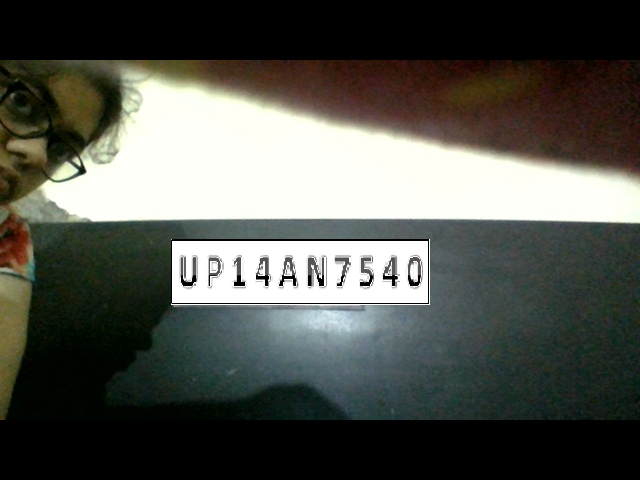
#> input picture test.png, 640 x 480 px, given in place of the camera
$ python DetectPlate.py
#> lines starting #> are read from the running program, lines starting #| are printed output that depends on the picture; after the words box and inside, x2 and y2 are one past the last pixel; in counts of white or black regions, pixels touching at a corner belong together
from skimage.io import imread
from skimage.filters import threshold_otsu
import matplotlib.pyplot as plt

#filename = './video12.mp4'

import cv2
#cap = cv2.VideoCapture(filename)
cap = cv2.VideoCapture(0)
count = 0
while cap.isOpened():
    ret,frame = cap.read()
#> frame is the input picture: shape (480, 640, 3); mean B, G, R 78.8, 85.1, 83.3
    if ret == True:
        cv2.imshow('window-name',frame)
        cv2.imwrite("./output/frame%d.jpg" % count, frame)
        count = count + 1
        if cv2.waitKey(10) & 0xFF == ord('q'):
#> (key q is pressed here)
            break
    else:
        break
cap.release()
cv2.destroyAllWindows()

# car image -> grayscale image -> binary image
#import imutils
car_image = imread("./output/frame%d.jpg"%(count-1), as_gray=True)
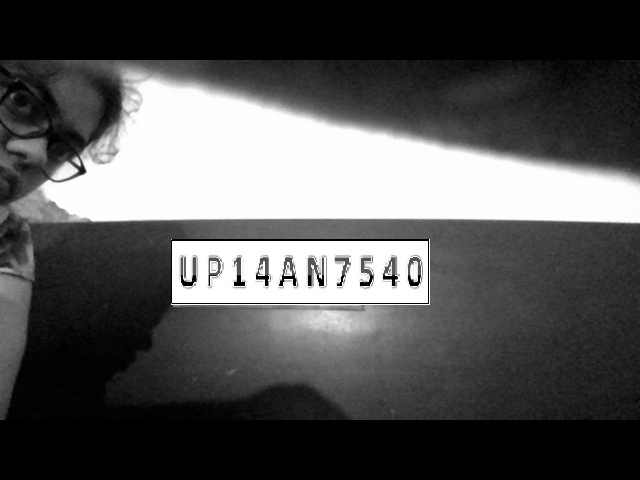
#> car_image: shape (480, 640) float64; min 0, max 1, mean 0.33
#qqqcar_image = imutils.rotate(car_image, 270)
#car_image = imread("car.png", as_gray=True)
# it should be a 2 dimensional array
print(car_image.shape)
#| (480, 640)

# the next line is not compulsory however, a grey scale pixel
# in skimage ranges between 0 & 1. multiplying it with 255
# will make it range between 0 & 255 (something we can relate better with

gray_car_image = car_image * 255
fig, (ax1, ax2) = plt.subplots(1, 2)
ax1.imshow(gray_car_image, cmap="gray")
threshold_value = threshold_otsu(gray_car_image)
#> threshold_value = 138
binary_car_image = gray_car_image > threshold_value
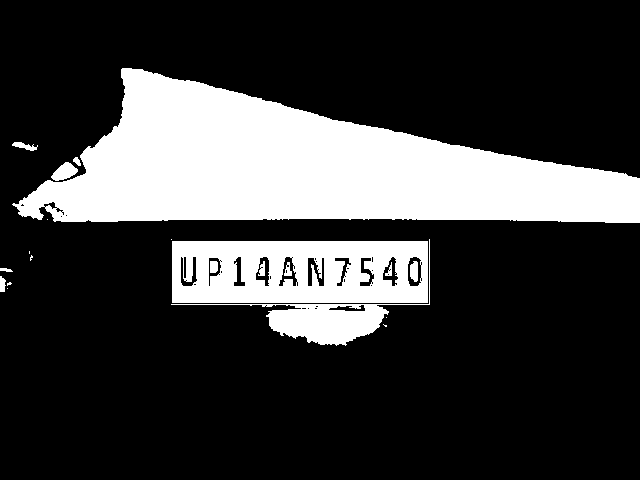
#> binary_car_image: shape (480, 640) bool; 23.7% white; 21 white regions (8 under 20 px), largest, box (x1, y1, x2, y2) and area: (12, 68, 640, 223) 54356, (172, 241, 428, 303) 13609, (171, 239, 430, 346) 3851
# print(binary_car_image)
ax2.imshow(binary_car_image, cmap="gray")
# ax2.imshow(gray_car_image, cmap="gray")
plt.show()
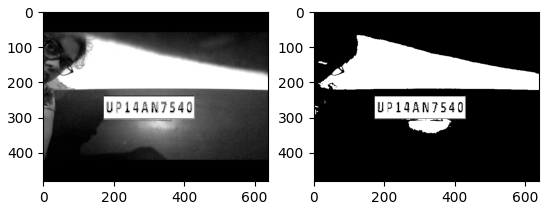
#> figure drawn by matplotlib, 2 panels

# CCA (finding connected regions) of binary image


from skimage import measure
from skimage.measure import regionprops
import matplotlib.pyplot as plt
import matplotlib.patches as patches

# this gets all the connected regions and groups them together
label_image = measure.label(binary_car_image)
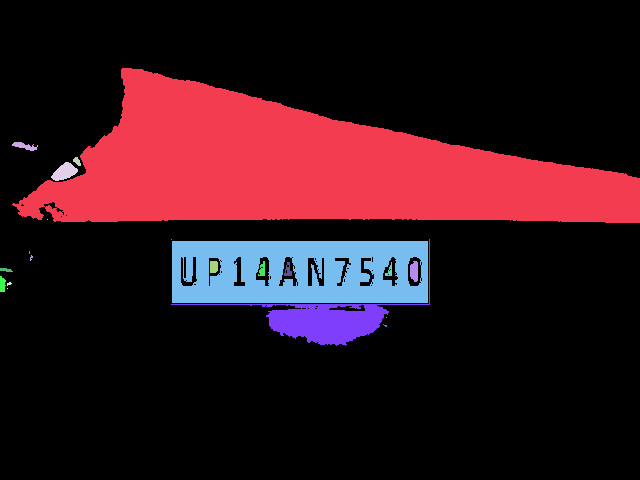
#> label_image: shape (480, 640) int32; 22 distinct labels, from 0 to 21; one colour per label, 0 black


# print(label_image.shape[0]) #width of car img

# getting the maximum width, height and minimum width and height that a license plate can be
plate_dimensions = (0.03*label_image.shape[0], 0.08*label_image.shape[0], 0.15*label_image.shape[1], 0.3*label_image.shape[1])
#> plate_dimensions = (14.4, 38.4, 96, 192)
plate_dimensions2 = (0.08*label_image.shape[0], 0.2*label_image.shape[0], 0.15*label_image.shape[1], 0.4*label_image.shape[1])
#> plate_dimensions2 = (38.4, 96, 96, 256)
min_height, max_height, min_width, max_width = plate_dimensions
#> min_height = 14.4; max_height = 38.4; min_width = 96; max_width = 192
plate_objects_cordinates = []
plate_like_objects = []

fig, (ax1) = plt.subplots(1)
ax1.imshow(gray_car_image, cmap="gray")
flag =0
# regionprops creates a list of properties of all the labelled regions
for region in regionprops(label_image):
    # print(region)
    if region.area < 50:
        #if the region is so small then it's likely not a license plate
        continue
        # the bounding box coordinates
    min_row, min_col, max_row, max_col = region.bbox
    # [4 lines of commented-out code are left out]

    region_height = max_row - min_row
    region_width = max_col - min_col
    # print(region_height)
    # print(region_width)

    # ensuring that the region identified satisfies the condition of a typical license plate
    if region_height >= min_height and region_height <= max_height and region_width >= min_width and region_width <= max_width and region_width > region_height:
        flag = 1
        plate_like_objects.append(binary_car_image[min_row:max_row,
                                  min_col:max_col])
        plate_objects_cordinates.append((min_row, min_col,
                                         max_row, max_col))
        rectBorder = patches.Rectangle((min_col, min_row), max_col - min_col, max_row - min_row, edgecolor="red",
                                       linewidth=2, fill=False)
        ax1.add_patch(rectBorder)
#> this loop made 21 passes
#> (min_row, min_col, max_row, max_col, region_height, region_width) on passes 1, 2, 4, 7, 8, 11, 12, 13, 14, 17: (68, 12, 223, 640, 155, 628), (142, 12, 151, 38, 9, 26), (162, 51, 181, 78, 19, 27), (239, 171, 346, 430, 107, 259), (241, 172, 303, 428, 62, 256), (261, 210, 273, 218, 12, 8), (261, 258, 276, 265, 15, 7), (261, 410, 282, 418, 21, 8), (262, 284, 276, 292, 14, 8), (276, 0, 292, 6, 16, 6)
#> after the loop, plate_like_objects = []; plate_objects_cordinates = []
        # let's draw a red rectangle over those regions
if(flag == 1):
    # print(plate_like_objects[0])
    plt.show()


if(flag==0):
    min_height, max_height, min_width, max_width = plate_dimensions2
#> min_height = 38.4; max_height = 96; max_width = 256
    plate_objects_cordinates = []
    plate_like_objects = []

    fig, (ax1) = plt.subplots(1)
    ax1.imshow(gray_car_image, cmap="gray")

    # regionprops creates a list of properties of all the labelled regions
    for region in regionprops(label_image):
        if region.area < 50:
            #if the region is so small then it's likely not a license plate
            continue
            # the bounding box coordinates
        min_row, min_col, max_row, max_col = region.bbox
        # [4 lines of commented-out code are left out]

        region_height = max_row - min_row
        region_width = max_col - min_col
        # print(region_height)
        # print(region_width)

        # ensuring that the region identified satisfies the condition of a typical license plate
        if region_height >= min_height and region_height <= max_height and region_width >= min_width and region_width <= max_width and region_width > region_height:
            # print("hello")
            plate_like_objects.append(binary_car_image[min_row:max_row,
                                      min_col:max_col])
            plate_objects_cordinates.append((min_row, min_col,
                                             max_row, max_col))
            rectBorder = patches.Rectangle((min_col, min_row), max_col - min_col, max_row - min_row, edgecolor="red",
                                           linewidth=2, fill=False)
            ax1.add_patch(rectBorder)
#> after the loop, plate_like_objects = 1 item; plate_objects_cordinates = [(241, 172, 303, 428)]
            # let's draw a red rectangle over those regions
    # print(plate_like_objects[0])
    plt.show()
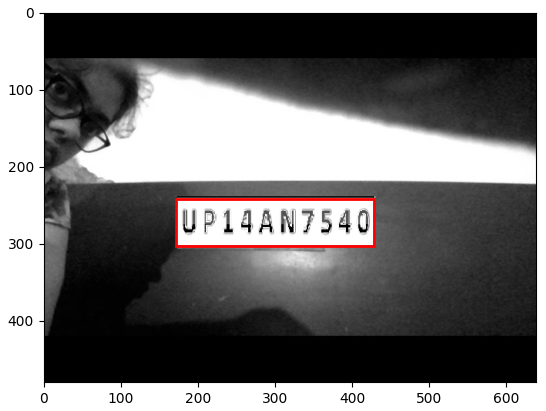
#> figure drawn by matplotlib, 1 panel
